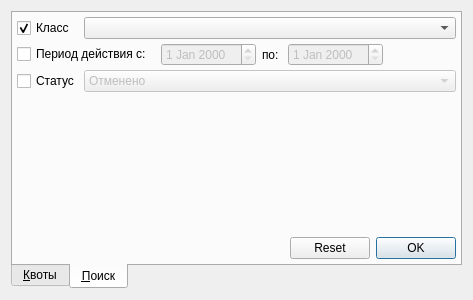
<?xml version="1.0" encoding="UTF-8"?>
<ui version="4.0">
 <class>Form</class>
 <widget class="QWidget" name="Form">
  <property name="geometry">
   <rect>
    <x>0</x>
    <y>0</y>
    <width>473</width>
    <height>300</height>
   </rect>
  </property>
  <property name="windowTitle">
   <string>Form</string>
  </property>
  <layout class="QGridLayout" name="gridLayout">
   <item row="0" column="0">
    <widget class="QTabWidget" name="tabWidget">
     <property name="tabPosition">
      <enum>QTabWidget::South</enum>
     </property>
     <property name="currentIndex">
      <number>1</number>
     </property>
     <widget class="QWidget" name="tabQuoting">
      <attribute name="title">
       <string>&amp;Квоты</string>
      </attribute>
      <layout class="QGridLayout" name="gridLayout_2" rowstretch="0">
       <property name="margin">
        <number>4</number>
       </property>
       <property name="spacing">
        <number>4</number>
       </property>
       <item row="0" column="0">
        <widget class="CTableView" name="tblClientQuoting"/>
       </item>
      </layout>
     </widget>
     <widget class="QWidget" name="tabFind">
      <attribute name="title">
       <string>&amp;Поиск</string>
      </attribute>
      <layout class="QGridLayout" name="gridLayout_3">
       <property name="margin">
        <number>4</number>
       </property>
       <property name="spacing">
        <number>4</number>
       </property>
       <item row="1" column="0" colspan="2">
        <widget class="QWidget" name="pnlDates" native="true">
         <layout class="QHBoxLayout" name="horizontalLayout">
          <property name="spacing">
           <number>-1</number>
          </property>
          <property name="margin">
           <number>0</number>
          </property>
          <item>
           <widget class="QCheckBox" name="chkBegDate">
            <property name="text">
             <string>Период действия с: </string>
            </property>
           </widget>
          </item>
          <item>
           <widget class="CDateEdit" name="edtBegDate">
            <property name="enabled">
             <bool>false</bool>
            </property>
           </widget>
          </item>
          <item>
           <widget class="QLabel" name="lblEndDate">
            <property name="text">
             <string>по: </string>
            </property>
           </widget>
          </item>
          <item>
           <widget class="CDateEdit" name="edtEndDate">
            <property name="enabled">
             <bool>false</bool>
            </property>
           </widget>
          </item>
          <item>
           <spacer name="horizontalSpacer">
            <property name="orientation">
             <enum>Qt::Horizontal</enum>
            </property>
            <property name="sizeHint" stdset="0">
             <size>
              <width>40</width>
              <height>20</height>
             </size>
            </property>
           </spacer>
          </item>
         </layout>
        </widget>
       </item>
       <item row="3" column="0">
        <widget class="QCheckBox" name="chkStatus">
         <property name="sizePolicy">
          <sizepolicy hsizetype="Maximum" vsizetype="Fixed">
           <horstretch>0</horstretch>
           <verstretch>0</verstretch>
          </sizepolicy>
         </property>
         <property name="text">
          <string>Статус</string>
         </property>
        </widget>
       </item>
       <item row="5" column="0" colspan="2">
        <spacer name="verticalSpacer">
         <property name="orientation">
          <enum>Qt::Vertical</enum>
         </property>
         <property name="sizeHint" stdset="0">
          <size>
           <width>20</width>
           <height>40</height>
          </size>
         </property>
        </spacer>
       </item>
       <item row="3" column="1">
        <widget class="QComboBox" name="cmbStatus">
         <property name="enabled">
          <bool>false</bool>
         </property>
         <property name="sizePolicy">
          <sizepolicy hsizetype="Minimum" vsizetype="Fixed">
           <horstretch>0</horstretch>
           <verstretch>0</verstretch>
          </sizepolicy>
         </property>
         <property name="maximumSize">
          <size>
           <width>16777215</width>
           <height>16777215</height>
          </size>
         </property>
         <item>
          <property name="text">
           <string>Отменено</string>
          </property>
         </item>
         <item>
          <property name="text">
           <string>Ожидание</string>
          </property>
         </item>
         <item>
          <property name="text">
           <string>Активный талон</string>
          </property>
         </item>
         <item>
          <property name="text">
           <string>Талон для заполнения</string>
          </property>
         </item>
         <item>
          <property name="text">
           <string>Заблокированный талон</string>
          </property>
         </item>
         <item>
          <property name="text">
           <string>Отказано</string>
          </property>
         </item>
         <item>
          <property name="text">
           <string>Необходимо согласовать дату обслуживания</string>
          </property>
         </item>
         <item>
          <property name="text">
           <string>Дата обслуживания на согласовании</string>
          </property>
         </item>
         <item>
          <property name="text">
           <string>Дата обслуживания согласована</string>
          </property>
         </item>
         <item>
          <property name="text">
           <string>Пролечен</string>
          </property>
         </item>
         <item>
          <property name="text">
           <string>Обслуживание отложено</string>
          </property>
         </item>
         <item>
          <property name="text">
           <string>Отказ пациента</string>
          </property>
         </item>
         <item>
          <property name="text">
           <string>Импортировано из ВТМП</string>
          </property>
         </item>
        </widget>
       </item>
       <item row="6" column="0" colspan="2">
        <widget class="QWidget" name="pnlButtonBox" native="true">
         <layout class="QHBoxLayout" name="horizontalLayout_2">
          <property name="spacing">
           <number>0</number>
          </property>
          <property name="margin">
           <number>0</number>
          </property>
          <item>
           <spacer name="horizontalSpacer_2">
            <property name="orientation">
             <enum>Qt::Horizontal</enum>
            </property>
            <property name="sizeHint" stdset="0">
             <size>
              <width>40</width>
              <height>20</height>
             </size>
            </property>
           </spacer>
          </item>
          <item>
           <widget class="QDialogButtonBox" name="buttonBox">
            <property name="sizePolicy">
             <sizepolicy hsizetype="Maximum" vsizetype="Fixed">
              <horstretch>0</horstretch>
              <verstretch>0</verstretch>
             </sizepolicy>
            </property>
            <property name="standardButtons">
             <set>QDialogButtonBox::Ok|QDialogButtonBox::Reset</set>
            </property>
           </widget>
          </item>
         </layout>
        </widget>
       </item>
       <item row="0" column="0">
        <widget class="QCheckBox" name="chkClass">
         <property name="sizePolicy">
          <sizepolicy hsizetype="Maximum" vsizetype="Fixed">
           <horstretch>0</horstretch>
           <verstretch>0</verstretch>
          </sizepolicy>
         </property>
         <property name="text">
          <string>Класс</string>
         </property>
         <property name="checked">
          <bool>true</bool>
         </property>
        </widget>
       </item>
       <item row="0" column="1">
        <widget class="QComboBox" name="cmbClass"/>
       </item>
      </layout>
     </widget>
    </widget>
   </item>
  </layout>
 </widget>
 <customwidgets>
  <customwidget>
   <class>CDateEdit</class>
   <extends>QDateEdit</extends>
   <header>library/DateEdit</header>
  </customwidget>
  <customwidget>
   <class>CTableView</class>
   <extends>QTableView</extends>
   <header>library/TableView.h</header>
  </customwidget>
 </customwidgets>
 <resources/>
 <connections>
  <connection>
   <sender>chkClass</sender>
   <signal>clicked(bool)</signal>
   <receiver>cmbClass</receiver>
   <slot>setEnabled(bool)</slot>
   <hints>
    <hint type="sourcelabel">
     <x>61</x>
     <y>32</y>
    </hint>
    <hint type="destinationlabel">
     <x>200</x>
     <y>34</y>
    </hint>
   </hints>
  </connection>
  <connection>
   <sender>chkStatus</sender>
   <signal>clicked(bool)</signal>
   <receiver>cmbStatus</receiver>
   <slot>setEnabled(bool)</slot>
   <hints>
    <hint type="sourcelabel">
     <x>68</x>
     <y>107</y>
    </hint>
    <hint type="destinationlabel">
     <x>193</x>
     <y>109</y>
    </hint>
   </hints>
  </connection>
  <connection>
   <sender>chkBegDate</sender>
   <signal>clicked(bool)</signal>
   <receiver>edtBegDate</receiver>
   <slot>setEnabled(bool)</slot>
   <hints>
    <hint type="sourcelabel">
     <x>84</x>
     <y>78</y>
    </hint>
    <hint type="destinationlabel">
     <x>202</x>
     <y>78</y>
    </hint>
   </hints>
  </connection>
  <connection>
   <sender>chkBegDate</sender>
   <signal>clicked(bool)</signal>
   <receiver>edtEndDate</receiver>
   <slot>setEnabled(bool)</slot>
   <hints>
    <hint type="sourcelabel">
     <x>84</x>
     <y>78</y>
    </hint>
    <hint type="destinationlabel">
     <x>319</x>
     <y>78</y>
    </hint>
   </hints>
  </connection>
 </connections>
</ui>
